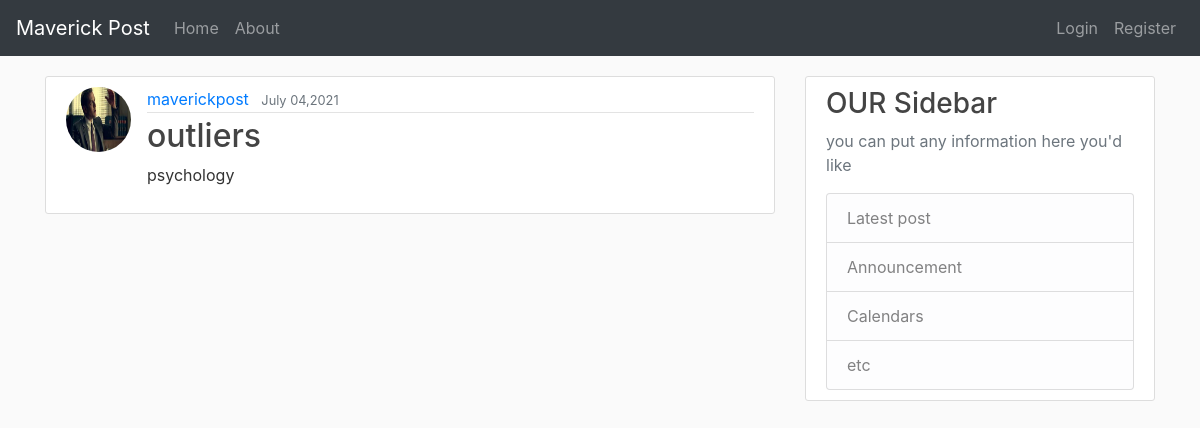
The app's page /post/2/ with its own data.
### blog/models.py (models this page shows, shortened)
class Post(models.Model):
    title = models.CharField(max_length=100)
    content = models.TextField()
    date_posted = models.DateTimeField(default=timezone.now)
    author = models.ForeignKey(User,on_delete=models.CASCADE)

### users/models.py (models this page shows, shortened)
class Profile(models.Model):
    user = models.OneToOneField(User, on_delete=models.CASCADE)
    image = models.ImageField(default='default.jpg',upload_to='profile_pics')

### blog/views.py (the view)
# urls.py: path('post/<int:pk>/', PostDetailView.as_view(),name='post-detail' ),
class PostDetailView(DetailView):
    model = Post

### blog/templates/blog/post_detail.html (shortened to what this page needs)
{% extends 'blog/base.html' %}
{% block content %}
    <article class='media content-section'>
        <img class="rounded-circle article-img" src="{{ object.author.profile.image.url }}">
            <div class="media-body">
            <div class='article-metadata'>
                <a class='mr-2' href='#'>{{ object.author }}</a>
                <small class='text-muted'>{{ object.date_posted|date:'F d,Y' }}</small>
            </div>
            <h2><a class='article-title' href="{% url 'post-detail' post.id %}">{{ object.title }}</a></h2>
            <p class='article-content'>{{ object.content }}</p>
        </div>
    </article>
{% endblock content %}

### blog/static/blog/main.css (style rules this page uses)
body { background: #fafafa; color: #333333; }
h1, h2, h3, h4, h5, h6 { color: #444444; }
.content-section { background: #ffffff; padding: 10px 20px; border: 1px solid #dddddd; border-radius: 3px; margin-bottom: 20px; }
.article-title { color: #444444; }
.article-content { white-space: pre-line; }
.article-img { height: 65px; width: 65px; margin-right: 16px; }
.article-metadata { padding-bottom: 1px; margin-bottom: 4px; border-bottom: 1px solid #e3e3e3 }

### records on screen
Post: author.profile.image (picture), author "maverickpost", date_posted "July 04,2021", title "outliers", content "psychology"
